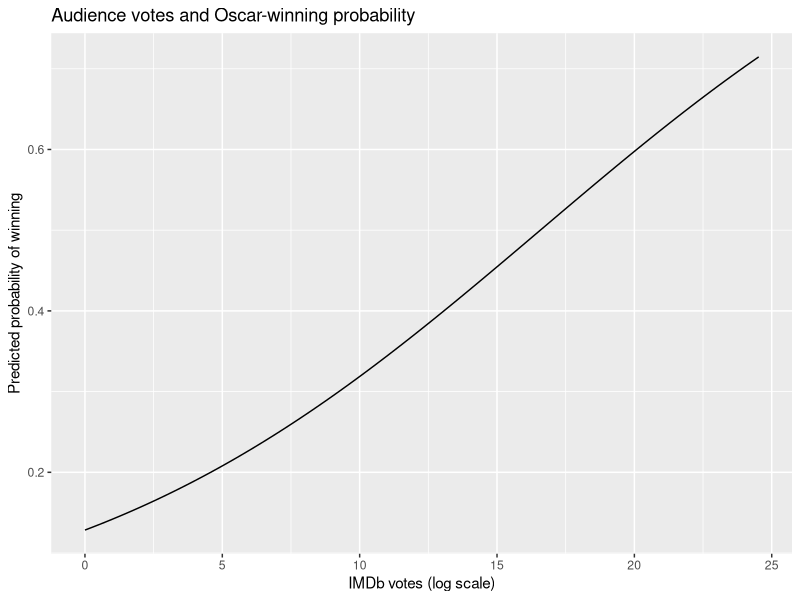

This figure's R source:
library(ggplot2)

oscars <- read.csv("oscars_dataset.csv", sep = ";") 
oscars$win <- ifelse(oscars$Award == "Winner", 1, 0)
oscars$votes <- as.numeric(gsub(",", "", oscars$IMDB.Votes))
summary(oscars$votes)

model <- glm(
  win ~ votes,
  data = oscars,
  family = binomial
)

summary(model)
# za inkrementalan glas publike log odds za dobivanje nagrade
# ce biti veci za 1.155e-06

# za inkrementalnig 100 tis glasova
oscars$votes100k <- oscars$votes / 100000

model100k <- glm(win ~ votes100k, family = binomial, data = oscars)
summary(model100k)
# z je 4.186, dovoljno velika za odbacivanje hipoteze
# vjerojatnost da će film osvojiti Oscar raste s vecim brojem glasova

# vizualizacija
newframe <- data.frame(
  votes100k = seq(
    min(oscars$votes100k),
    max(oscars$votes100k),
    length.out = 100
  )
)
newframe$prob <- predict(model100k, newframe, type = "response") # vjerojatnosti
ggplot(newframe, aes(x = votes100k, y = prob)) +
  geom_line() +
  labs(x = "IMDb votes (log scale)", y = "Predicted probability of winning", 
       title = "Audience votes and Oscar-winning probability"
  )

